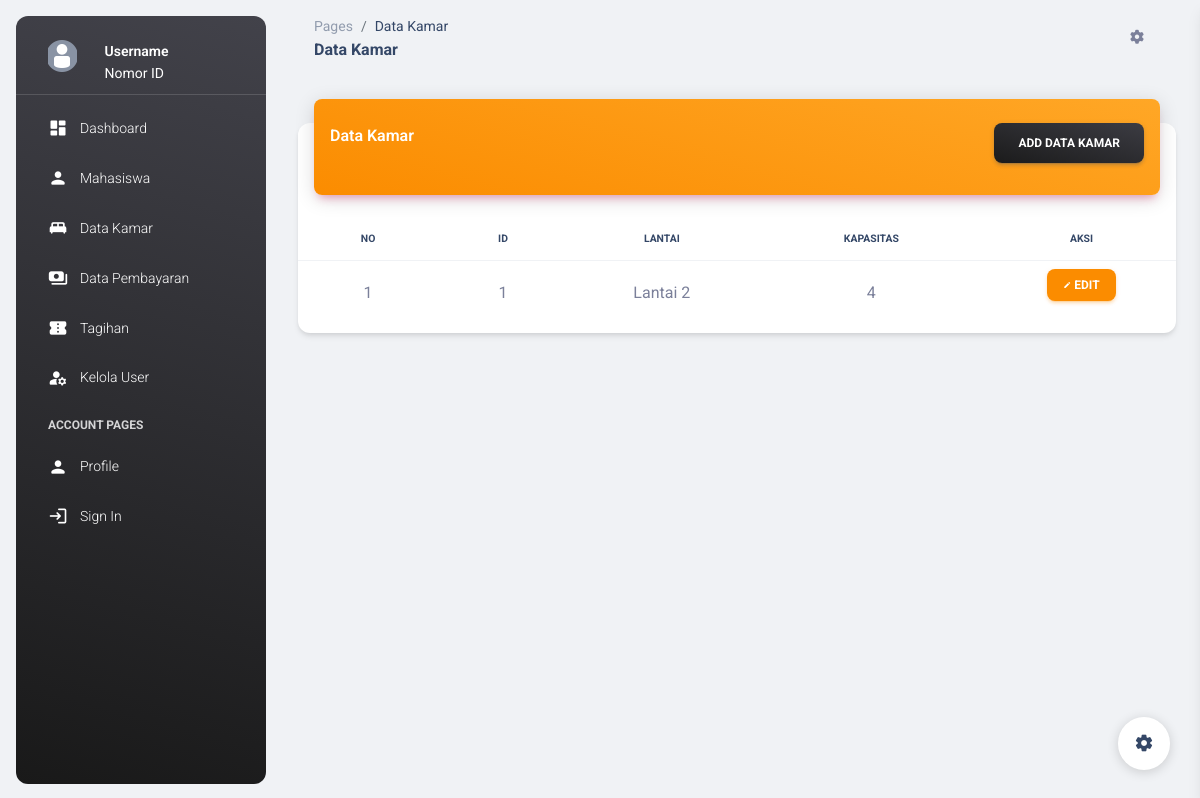
The page /dt_kamar.php on the database its author committed.
### tables this page shows
CREATE TABLE `kamar` (
  `id_kamar` int(11) NOT NULL,
  `nama_kamar` varchar(50) DEFAULT NULL,
  `lantai` varchar(11) DEFAULT NULL,
  `kapasitas` int(11) DEFAULT NULL,
  `full` varchar(15) DEFAULT 'false'
);

### dt_kamar.php (the view, shortened to what this page needs)
<?php include 'proses/koneksi.php'; ?>
<!DOCTYPE html>
<html lang="en">
<head>
  <link href="./assets/css/nucleo-icons.css" rel="stylesheet" />
  <link href="./assets/css/nucleo-svg.css" rel="stylesheet" />
  <link id="pagestyle" href="./assets/css/material-dashboard.css?v=3.0.0" rel="stylesheet" />
</head>
<body class="g-sidenav-show bg-gray-200">
  <?php include 'sidebar.php'; ?>
  <main class="main-content position-relative max-height-vh-100 h-100 border-radius-lg">
    <nav class="navbar navbar-main navbar-expand-lg px-0 mx-4 shadow-none border-radius-xl" id="navbarBlur"
      navbar-scroll="true">
      <div class="container-fluid py-1 px-3">
        <nav aria-label="breadcrumb">
          <ol class="breadcrumb bg-transparent mb-0 pb-0 pt-1 px-0 me-sm-6 me-5">
            <li class="breadcrumb-item text-sm"><a class="opacity-5 text-dark" href="javascript:;">Pages</a></li>
            <li class="breadcrumb-item text-sm text-dark active" aria-current="page">Data Kamar</li>
          </ol>
          <h6 class="font-weight-bolder mb-0">Data Kamar</h6>
        </nav>
        <ul class="navbar-nav justify-content-end">
          <li class="nav-item px-3 d-flex align-items-center">
            <a href="javascript:;" class="nav-link text-body p-0">
              <i class="fa fa-cog fixed-plugin-button-nav cursor-pointer"></i>
            </a>
          </li>
        </ul>
      </div>
    </nav>
    <div class="container-fluid py-4">
      <div class="row">
        <div class="col-12">
          <div class="card my-4">
            <div class="card-header p-0 position-relative mt-n4 mx-3 z-index-2">
              <div class="bg-gradient-warning shadow-primary border-radius-lg pt-4 pb-3">
                <div class="d-flex justify-content-between">
                  <h6 class="text-white text-capitalize ps-3">Data Kamar</h6>
                  <a href="add_kamar.php" class="btn bg-gradient-dark me-3">Add Data Kamar</a>
                </div>
              </div>
            </div>
            <div class="card-body px-0 pb-2">
              <div class="table-responsive p-0">
                <table class="table align-items-center mb-0 text-center">
                  <thead>
                    <tr>
                      <th class="text-uppercase text-dark text-xxs font-weight-bolder">No</th>
                      <th class="text-uppercase text-dark text-xxs font-weight-bolder">ID</th>
                      <th class="text-uppercase text-dark text-xxs font-weight-bolder">Lantai</th>
                      <th class="text-uppercase text-dark text-xxs font-weight-bolder">Kapasitas</th>
                      <th class="text-uppercase text-dark text-xxs font-weight-bolder">Aksi</th>
                    </tr>
                  </thead>
                  <tbody class="text-center">
                    <?php
                    $no = 1;
                    $kueri = mysqli_query($conn, "SELECT * FROM kamar");
                    while ($row = mysqli_fetch_array($kueri)) {
                      ?>
                      <tr>
                        <td>
                          <?php echo $no++; ?>
                        </td>
                        <td>
                          <?php echo $row['id_kamar'] ?>
                        </td>
                        <td>
                          <?php echo $row['lantai'] ?>
                        </td>
                        <td>
                          <?php echo $row['kapasitas'] ?>
                        </td>
                        <td>
                          <a href="edit_kamar.php?id=<?php echo $row['id_kamar'] ?>" class="btn btn-sm btn-warning">
                            <i class="material-icons">edit</i>
                            edit
                          </a>
                        </td>
                      </tr>
                    <?php } ?>
                  </tbody>
                </table>
              </div>
            </div>
          </div>
        </div>
      </div>
    </div>
    <br>
    <br>
  </main>
  <div class="fixed-plugin">
    <a class="fixed-plugin-button text-dark position-fixed px-3 py-2">
      <i class="material-icons py-2">settings</i>
    </a>
  </div>
</body>
</html>

### rows shown on the page
kamar: id_kamar "1", lantai "Lantai 2", kapasitas "4"
